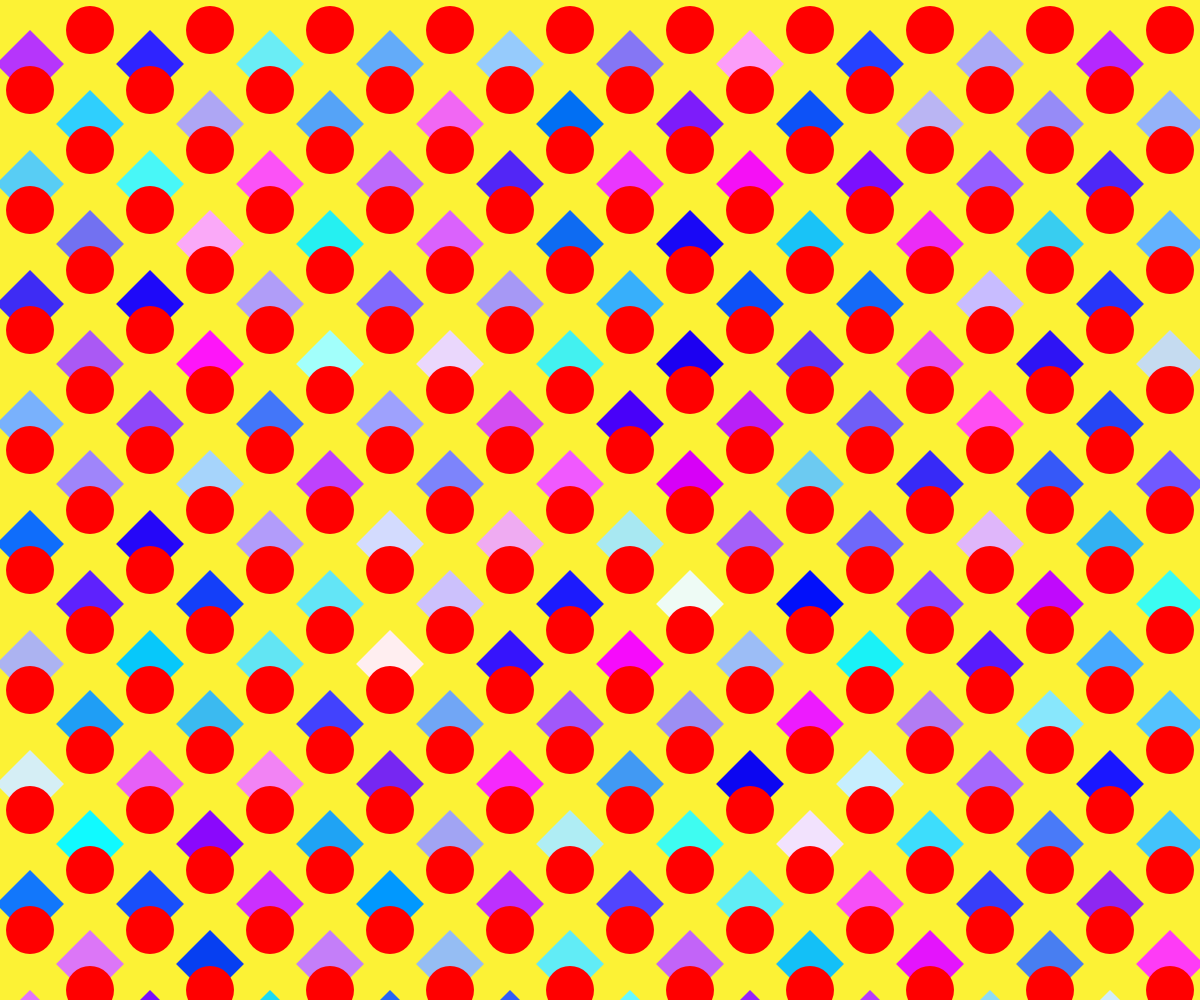
Frame 1 (no input)
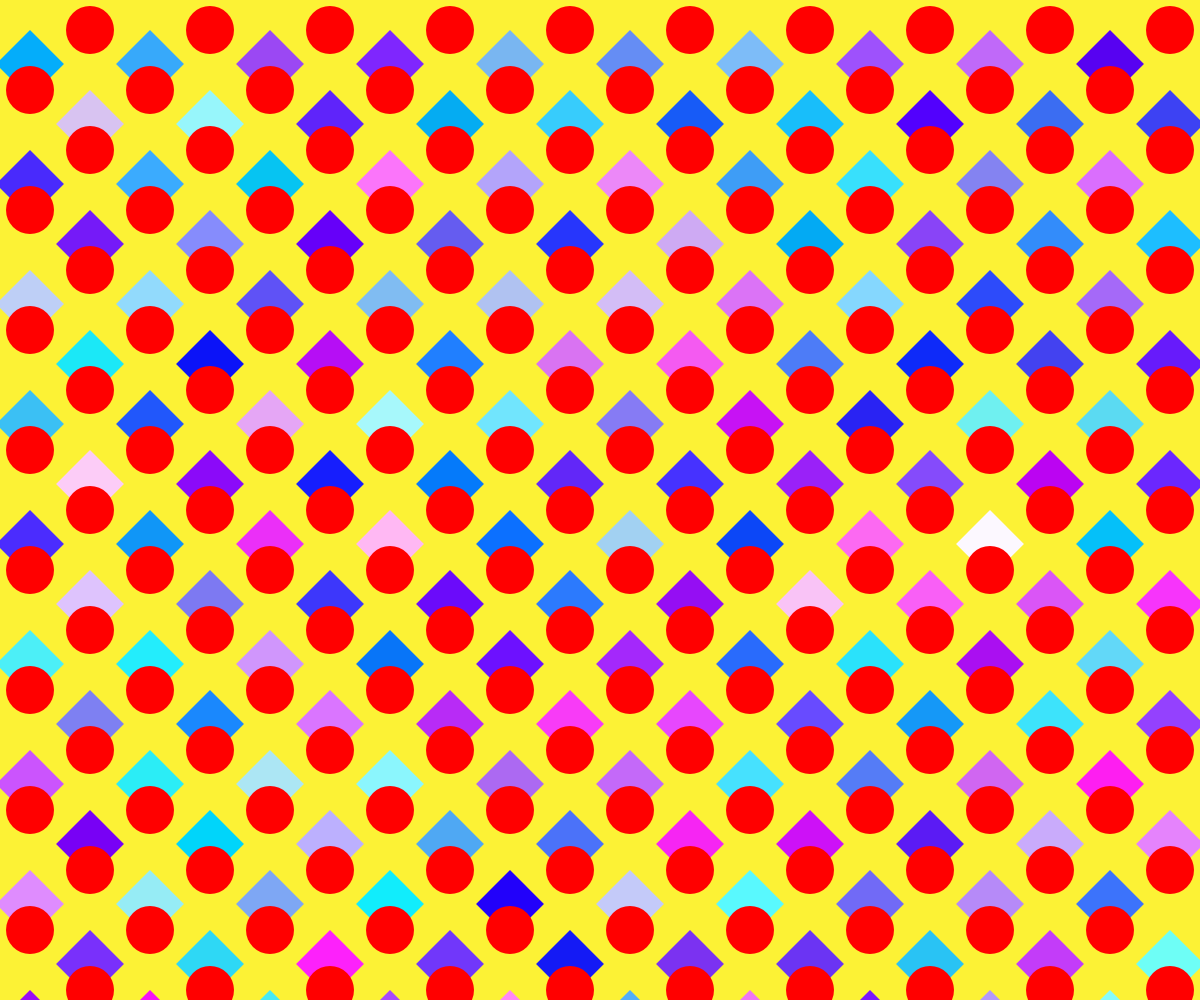
Frame 2 (the mouse pressed at the canvas centre, redrawn once)

The p5.js sketch that drew these frames (run headless with seeded random() and noise() and a simulated clock; the mouse was pressed at the canvas centre and the sketch redrawn once):

// p5.js sketch
// ── sketch.js
let shapeSize = 60;

function setup() {
  createCanvas(windowWidth, windowHeight);
  noStroke();
  noLoop(); 
}

function draw() {
  background(252, 242, 53);

  for (let x = shapeSize / 2; x < width; x += shapeSize) {
    for (let y = shapeSize / 2; y < height; y += shapeSize) {

      if ((int(x / shapeSize) + int(y / shapeSize)) % 2 === 0) {
        let r = random(0,255);
        let g = random(0,255);
        let b = random(240,255);
        fill(r,g,b);
        
        // Draw Diamond
        push();
        translate(x, y);
        rotate(PI / 4);
        rect(0, 0, shapeSize * 0.8, shapeSize * 0.8);
        pop();
      } else {
        // Draw Circle
        fill(255, 0, 0);
        ellipse(x, y, shapeSize * 0.8);
      }
    }
  }
}

function windowResized() {
  resizeCanvas(windowWidth, windowHeight);
  redraw();
}
